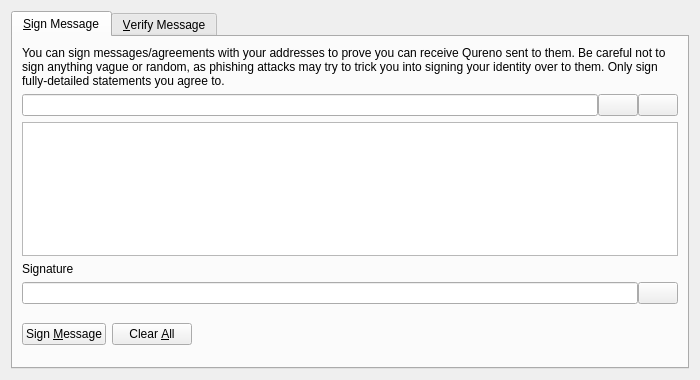
<?xml version="1.0" encoding="UTF-8"?>
<ui version="4.0">
 <class>SignVerifyMessageDialog</class>
 <widget class="QDialog" name="SignVerifyMessageDialog">
  <property name="geometry">
   <rect>
    <x>0</x>
    <y>0</y>
    <width>700</width>
    <height>380</height>
   </rect>
  </property>
  <property name="windowTitle">
   <string>Signatures - Sign / Verify a Message</string>
  </property>
  <property name="modal">
   <bool>true</bool>
  </property>
  <layout class="QVBoxLayout" name="verticalLayout">
   <item>
    <widget class="QTabWidget" name="tabWidget">
     <property name="currentIndex">
      <number>0</number>
     </property>
     <widget class="QWidget" name="tabSignMessage">
      <attribute name="title">
       <string>&amp;Sign Message</string>
      </attribute>
      <layout class="QVBoxLayout" name="verticalLayout_SM">
       <item>
        <widget class="QLabel" name="infoLabel_SM">
         <property name="text">
          <string>You can sign messages/agreements with your addresses to prove you can receive Qureno sent to them. Be careful not to sign anything vague or random, as phishing attacks may try to trick you into signing your identity over to them. Only sign fully-detailed statements you agree to.</string>
         </property>
         <property name="textFormat">
          <enum>Qt::PlainText</enum>
         </property>
         <property name="wordWrap">
          <bool>true</bool>
         </property>
        </widget>
       </item>
       <item>
        <layout class="QHBoxLayout" name="horizontalLayout_1_SM">
         <property name="spacing">
          <number>0</number>
         </property>
         <item>
          <widget class="QValidatedLineEdit" name="addressIn_SM">
           <property name="toolTip">
            <string>The Qureno address to sign the message with</string>
           </property>
          </widget>
         </item>
         <item>
          <widget class="QPushButton" name="addressBookButton_SM">
           <property name="toolTip">
            <string>Choose previously used address</string>
           </property>
           <property name="text">
            <string/>
           </property>
           <property name="shortcut">
            <string>Alt+A</string>
           </property>
           <property name="autoDefault">
            <bool>false</bool>
           </property>
          </widget>
         </item>
         <item>
          <widget class="QPushButton" name="pasteButton_SM">
           <property name="toolTip">
            <string>Paste address from clipboard</string>
           </property>
           <property name="text">
            <string/>
           </property>
           <property name="shortcut">
            <string>Alt+P</string>
           </property>
           <property name="autoDefault">
            <bool>false</bool>
           </property>
          </widget>
         </item>
        </layout>
       </item>
       <item>
        <widget class="QPlainTextEdit" name="messageIn_SM">
         <property name="toolTip">
          <string>Enter the message you want to sign here</string>
         </property>
        </widget>
       </item>
       <item>
        <widget class="QLabel" name="signatureLabel_SM">
         <property name="text">
          <string>Signature</string>
         </property>
         <property name="textFormat">
          <enum>Qt::PlainText</enum>
         </property>
        </widget>
       </item>
       <item>
        <layout class="QHBoxLayout" name="horizontalLayout_2_SM">
         <property name="spacing">
          <number>0</number>
         </property>
         <item>
          <widget class="QLineEdit" name="signatureOut_SM">
           <property name="font">
            <font>
             <italic>true</italic>
            </font>
           </property>
           <property name="readOnly">
            <bool>true</bool>
           </property>
          </widget>
         </item>
         <item>
          <widget class="QPushButton" name="copySignatureButton_SM">
           <property name="toolTip">
            <string>Copy the current signature to the system clipboard</string>
           </property>
           <property name="text">
            <string/>
           </property>
           <property name="autoDefault">
            <bool>false</bool>
           </property>
          </widget>
         </item>
        </layout>
       </item>
       <item>
        <layout class="QHBoxLayout" name="horizontalLayout_3_SM">
         <item>
          <widget class="QPushButton" name="signMessageButton_SM">
           <property name="toolTip">
            <string>Sign the message to prove you own this Qureno address</string>
           </property>
           <property name="text">
            <string>Sign &amp;Message</string>
           </property>
           <property name="autoDefault">
            <bool>false</bool>
           </property>
          </widget>
         </item>
         <item>
          <widget class="QPushButton" name="clearButton_SM">
           <property name="toolTip">
            <string>Reset all sign message fields</string>
           </property>
           <property name="text">
            <string>Clear &amp;All</string>
           </property>
           <property name="autoDefault">
            <bool>false</bool>
           </property>
          </widget>
         </item>
         <item>
          <spacer name="horizontalSpacer_1_SM">
           <property name="orientation">
            <enum>Qt::Horizontal</enum>
           </property>
           <property name="sizeHint" stdset="0">
            <size>
             <width>40</width>
             <height>48</height>
            </size>
           </property>
          </spacer>
         </item>
         <item>
          <widget class="QLabel" name="statusLabel_SM">
           <property name="font">
            <font>
             <weight>75</weight>
             <bold>true</bold>
            </font>
           </property>
           <property name="text">
            <string/>
           </property>
           <property name="wordWrap">
            <bool>true</bool>
           </property>
          </widget>
         </item>
         <item>
          <spacer name="horizontalSpacer_2_SM">
           <property name="orientation">
            <enum>Qt::Horizontal</enum>
           </property>
           <property name="sizeHint" stdset="0">
            <size>
             <width>40</width>
             <height>48</height>
            </size>
           </property>
          </spacer>
         </item>
        </layout>
       </item>
      </layout>
     </widget>
     <widget class="QWidget" name="tabVerifyMessage">
      <attribute name="title">
       <string>&amp;Verify Message</string>
      </attribute>
      <layout class="QVBoxLayout" name="verticalLayout_VM">
       <item>
        <widget class="QLabel" name="infoLabel_VM">
         <property name="text">
          <string>Enter the receiver's address, message (ensure you copy line breaks, spaces, tabs, etc. exactly) and signature below to verify the message. Be careful not to read more into the signature than what is in the signed message itself, to avoid being tricked by a man-in-the-middle attack. Note that this only proves the signing party receives with the address, it cannot prove sendership of any transaction!</string>
         </property>
         <property name="textFormat">
          <enum>Qt::PlainText</enum>
         </property>
         <property name="alignment">
          <set>Qt::AlignLeading|Qt::AlignLeft|Qt::AlignTop</set>
         </property>
         <property name="wordWrap">
          <bool>true</bool>
         </property>
        </widget>
       </item>
       <item>
        <layout class="QHBoxLayout" name="horizontalLayout_1_VM">
         <property name="spacing">
          <number>0</number>
         </property>
         <item>
          <widget class="QValidatedLineEdit" name="addressIn_VM">
           <property name="toolTip">
            <string>The Qureno address the message was signed with</string>
           </property>
          </widget>
         </item>
         <item>
          <widget class="QPushButton" name="addressBookButton_VM">
           <property name="toolTip">
            <string>Choose previously used address</string>
           </property>
           <property name="text">
            <string/>
           </property>
           <property name="shortcut">
            <string>Alt+A</string>
           </property>
           <property name="autoDefault">
            <bool>false</bool>
           </property>
          </widget>
         </item>
        </layout>
       </item>
       <item>
        <widget class="QPlainTextEdit" name="messageIn_VM"/>
       </item>
       <item>
        <widget class="QValidatedLineEdit" name="signatureIn_VM"/>
       </item>
       <item>
        <layout class="QHBoxLayout" name="horizontalLayout_2_VM">
         <item>
          <widget class="QPushButton" name="verifyMessageButton_VM">
           <property name="toolTip">
            <string>Verify the message to ensure it was signed with the specified Qureno address</string>
           </property>
           <property name="text">
            <string>Verify &amp;Message</string>
           </property>
           <property name="autoDefault">
            <bool>false</bool>
           </property>
          </widget>
         </item>
         <item>
          <widget class="QPushButton" name="clearButton_VM">
           <property name="toolTip">
            <string>Reset all verify message fields</string>
           </property>
           <property name="text">
            <string>Clear &amp;All</string>
           </property>
           <property name="autoDefault">
            <bool>false</bool>
           </property>
          </widget>
         </item>
         <item>
          <spacer name="horizontalSpacer_1_VM">
           <property name="orientation">
            <enum>Qt::Horizontal</enum>
           </property>
           <property name="sizeHint" stdset="0">
            <size>
             <width>40</width>
             <height>48</height>
            </size>
           </property>
          </spacer>
         </item>
         <item>
          <widget class="QLabel" name="statusLabel_VM">
           <property name="font">
            <font>
             <weight>75</weight>
             <bold>true</bold>
            </font>
           </property>
           <property name="text">
            <string/>
           </property>
           <property name="wordWrap">
            <bool>true</bool>
           </property>
          </widget>
         </item>
         <item>
          <spacer name="horizontalSpacer_2_VM">
           <property name="orientation">
            <enum>Qt::Horizontal</enum>
           </property>
           <property name="sizeHint" stdset="0">
            <size>
             <width>40</width>
             <height>48</height>
            </size>
           </property>
          </spacer>
         </item>
        </layout>
       </item>
      </layout>
     </widget>
    </widget>
   </item>
  </layout>
 </widget>
 <customwidgets>
  <customwidget>
   <class>QValidatedLineEdit</class>
   <extends>QLineEdit</extends>
   <header>qvalidatedlineedit.h</header>
  </customwidget>
 </customwidgets>
 <resources>
  <include location="../qureno.qrc"/>
 </resources>
 <connections/>
</ui>
